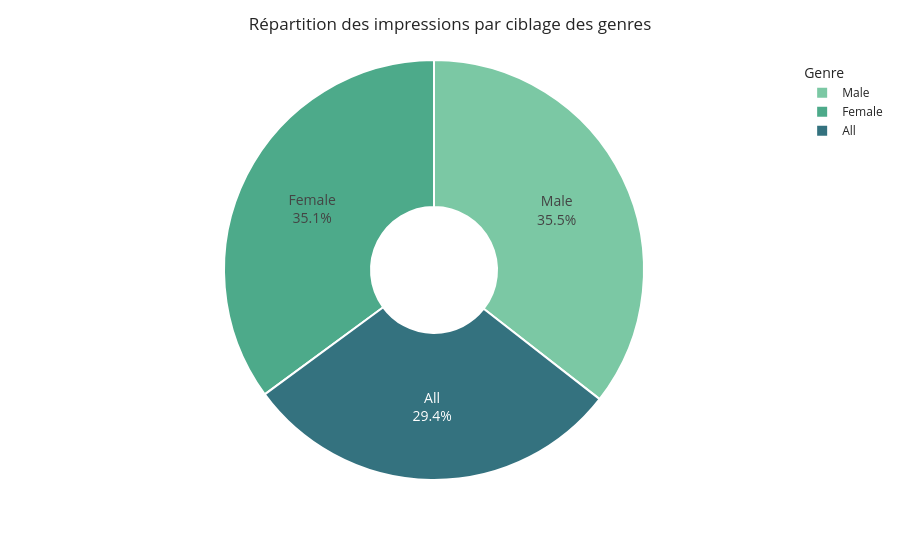

Notebook code for this chart:
### Code cell
import plotly.express as px

df = campaign.groupby('target_audience_gender', as_index=False)['conversions'].sum()

fig = px.pie(
    data_frame=df,
    names='target_audience_gender',
    values='conversions',
    hole=0.3,
    color_discrete_sequence=[
        '#7BC8A4',  # vert clair
        '#4DAA8A',  # vert moyen
        '#34727F'   # vert foncé
    ]
)

fig.update_traces(
    textinfo='percent+label',
    textfont_size=14,
    marker=dict(line=dict(color='white', width=2))
)

fig.update_layout(
    title='Répartition des impressions par ciblage des genres',
    title_x=0.5,
    legend_title='Genre',
    template='simple_white'
)

fig.show()

### Figure 1 — Plotly figure (JSON) as saved in the notebook; plotly's stock layout.template omitted (floating-point values rounded to 4 significant figures)
{"data": [{"domain": {"x": [0, 1], "y": [0, 1]}, "hole": 0.3, "hovertemplate": "target_audience_gender=%{label}<br>conversions=%{value}<extra></extra>", "labels": ["All", "Female", "Male"], "legendgroup": "", "marker": {"line": {"color": "white", "width": 2}}, "name": "", "showlegend": true, "textfont": {"size": 14}, "textinfo": "percent+label", "type": "pie", "values": [192485, 229919, 232884]}], "layout": {"legend": {"title": {"text": "Genre"}, "tracegroupgap": 0}, "margin": {"t": 60}, "piecolorway": ["#7BC8A4", "#4DAA8A", "#34727F"], "title": {"text": "Répartition des impressions par ciblage des genres", "x": 0.5}}}
